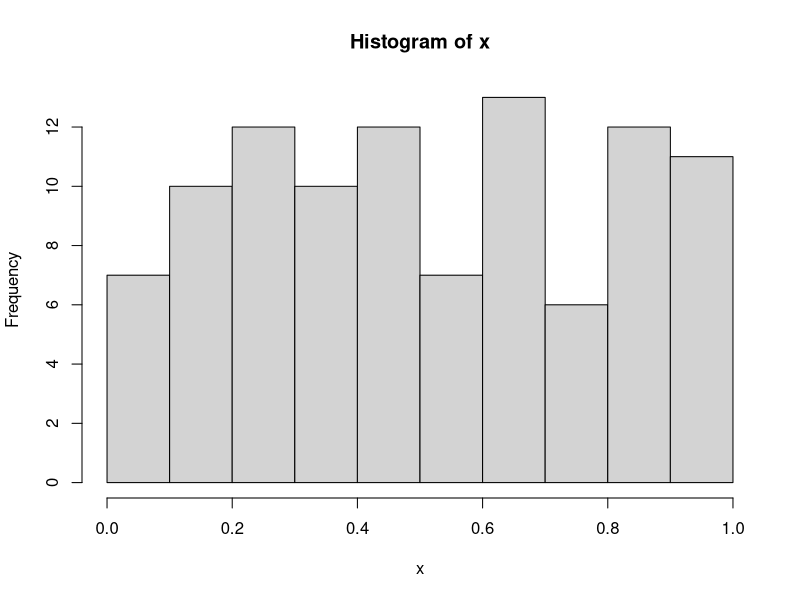

Recreate this plot in R.
## ---- chunk 1
knitr::opts_chunk$set(echo = TRUE)
## ---- chunk 2
# r code 
x = 1:10
x **2
## ---- chunk 3
x = runif(n=100, min = 0, max = 1)
hist(x)
mean_of_x = mean(x)
## ---- chunk 4
x = rnorm(n=100,mean=0,sd=1)
